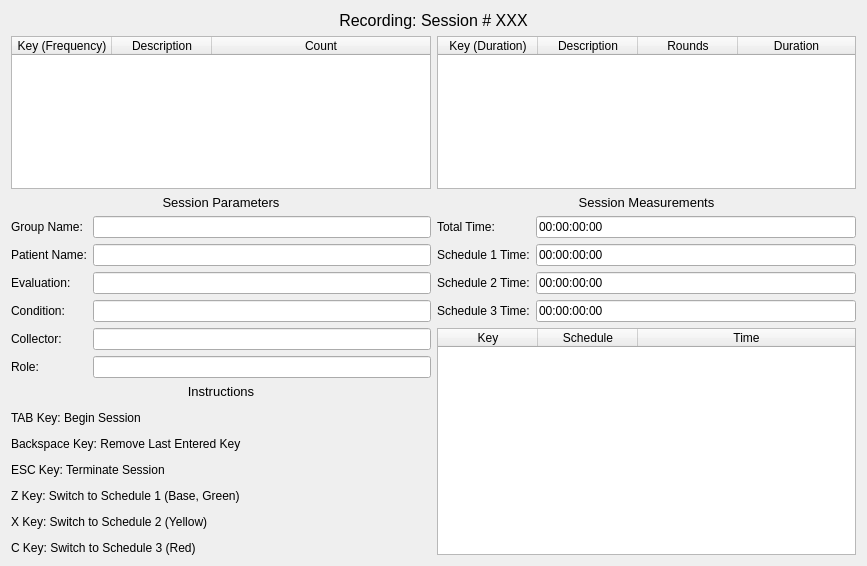
<?xml version="1.0" encoding="UTF-8"?>
<ui version="4.0">
 <class>RecordingWindow</class>
 <widget class="QDialog" name="RecordingWindow">
  <property name="geometry">
   <rect>
    <x>0</x>
    <y>0</y>
    <width>867</width>
    <height>566</height>
   </rect>
  </property>
  <property name="windowTitle">
   <string>Dialog</string>
  </property>
  <layout class="QVBoxLayout" name="verticalLayout_2">
   <item>
    <layout class="QVBoxLayout" name="layoutTop">
     <item>
      <widget class="QLabel" name="labelTitle">
       <property name="sizePolicy">
        <sizepolicy hsizetype="Preferred" vsizetype="Maximum">
         <horstretch>0</horstretch>
         <verstretch>0</verstretch>
        </sizepolicy>
       </property>
       <property name="text">
        <string>&lt;html&gt;&lt;head/&gt;&lt;body&gt;&lt;p align=&quot;center&quot;&gt;&lt;span style=&quot; font-size:12pt;&quot;&gt;Recording: Session # XXX&lt;/span&gt;&lt;/p&gt;&lt;/body&gt;&lt;/html&gt;</string>
       </property>
      </widget>
     </item>
     <item>
      <layout class="QHBoxLayout" name="horizontalTopLayout">
       <item>
        <layout class="QHBoxLayout" name="layoutSides">
         <item>
          <layout class="QVBoxLayout" name="panelLeft">
           <item>
            <widget class="QTableWidget" name="tableWidgetFrequency">
             <property name="focusPolicy">
              <enum>Qt::NoFocus</enum>
             </property>
             <property name="editTriggers">
              <set>QAbstractItemView::NoEditTriggers</set>
             </property>
             <property name="tabKeyNavigation">
              <bool>false</bool>
             </property>
             <property name="showDropIndicator" stdset="0">
              <bool>false</bool>
             </property>
             <property name="selectionMode">
              <enum>QAbstractItemView::NoSelection</enum>
             </property>
             <property name="selectionBehavior">
              <enum>QAbstractItemView::SelectRows</enum>
             </property>
             <property name="showGrid">
              <bool>false</bool>
             </property>
             <attribute name="horizontalHeaderStretchLastSection">
              <bool>true</bool>
             </attribute>
             <attribute name="verticalHeaderVisible">
              <bool>false</bool>
             </attribute>
             <column>
              <property name="text">
               <string>Key (Frequency)</string>
              </property>
             </column>
             <column>
              <property name="text">
               <string>Description</string>
              </property>
             </column>
             <column>
              <property name="text">
               <string>Count</string>
              </property>
             </column>
            </widget>
           </item>
          </layout>
         </item>
         <item>
          <layout class="QVBoxLayout" name="panelRight">
           <item>
            <widget class="QTableWidget" name="tableWidgetDuration">
             <property name="focusPolicy">
              <enum>Qt::NoFocus</enum>
             </property>
             <property name="editTriggers">
              <set>QAbstractItemView::NoEditTriggers</set>
             </property>
             <property name="tabKeyNavigation">
              <bool>false</bool>
             </property>
             <property name="showDropIndicator" stdset="0">
              <bool>false</bool>
             </property>
             <property name="selectionMode">
              <enum>QAbstractItemView::NoSelection</enum>
             </property>
             <property name="selectionBehavior">
              <enum>QAbstractItemView::SelectRows</enum>
             </property>
             <property name="showGrid">
              <bool>false</bool>
             </property>
             <attribute name="horizontalHeaderStretchLastSection">
              <bool>true</bool>
             </attribute>
             <attribute name="verticalHeaderVisible">
              <bool>false</bool>
             </attribute>
             <column>
              <property name="text">
               <string>Key (Duration)</string>
              </property>
             </column>
             <column>
              <property name="text">
               <string>Description</string>
              </property>
             </column>
             <column>
              <property name="text">
               <string>Rounds</string>
              </property>
             </column>
             <column>
              <property name="text">
               <string>Duration</string>
              </property>
             </column>
            </widget>
           </item>
          </layout>
         </item>
        </layout>
       </item>
      </layout>
     </item>
     <item>
      <layout class="QHBoxLayout" name="horizontalLayout">
       <item>
        <layout class="QVBoxLayout" name="panelLeftBottom">
         <item>
          <layout class="QFormLayout" name="layoutParameters">
           <item row="0" column="0" colspan="2">
            <widget class="QLabel" name="labelTitle_2">
             <property name="text">
              <string>&lt;html&gt;&lt;head/&gt;&lt;body&gt;&lt;p align=&quot;center&quot;&gt;&lt;span style=&quot; font-size:10pt;&quot;&gt;Session Parameters&lt;/span&gt;&lt;/p&gt;&lt;/body&gt;&lt;/html&gt;</string>
             </property>
            </widget>
           </item>
           <item row="1" column="0">
            <widget class="QLabel" name="labelGroup">
             <property name="text">
              <string>Group Name:</string>
             </property>
            </widget>
           </item>
           <item row="1" column="1">
            <widget class="QLineEdit" name="editGroup">
             <property name="enabled">
              <bool>true</bool>
             </property>
             <property name="mouseTracking">
              <bool>false</bool>
             </property>
             <property name="focusPolicy">
              <enum>Qt::NoFocus</enum>
             </property>
             <property name="readOnly">
              <bool>true</bool>
             </property>
            </widget>
           </item>
           <item row="2" column="0">
            <widget class="QLabel" name="labelPatient">
             <property name="text">
              <string>Patient Name:</string>
             </property>
            </widget>
           </item>
           <item row="2" column="1">
            <widget class="QLineEdit" name="editPatient">
             <property name="mouseTracking">
              <bool>false</bool>
             </property>
             <property name="focusPolicy">
              <enum>Qt::NoFocus</enum>
             </property>
             <property name="readOnly">
              <bool>true</bool>
             </property>
            </widget>
           </item>
           <item row="3" column="0">
            <widget class="QLabel" name="labelEvaluation">
             <property name="text">
              <string>Evaluation:</string>
             </property>
            </widget>
           </item>
           <item row="3" column="1">
            <widget class="QLineEdit" name="editEvaluation">
             <property name="mouseTracking">
              <bool>false</bool>
             </property>
             <property name="focusPolicy">
              <enum>Qt::NoFocus</enum>
             </property>
             <property name="readOnly">
              <bool>true</bool>
             </property>
            </widget>
           </item>
           <item row="4" column="0">
            <widget class="QLabel" name="labelCondition">
             <property name="text">
              <string>Condition:</string>
             </property>
            </widget>
           </item>
           <item row="4" column="1">
            <widget class="QLineEdit" name="editCondition">
             <property name="mouseTracking">
              <bool>false</bool>
             </property>
             <property name="focusPolicy">
              <enum>Qt::NoFocus</enum>
             </property>
             <property name="readOnly">
              <bool>true</bool>
             </property>
            </widget>
           </item>
           <item row="5" column="0">
            <widget class="QLabel" name="labelCollector">
             <property name="text">
              <string>Collector:</string>
             </property>
            </widget>
           </item>
           <item row="5" column="1">
            <widget class="QLineEdit" name="editCollector">
             <property name="mouseTracking">
              <bool>false</bool>
             </property>
             <property name="focusPolicy">
              <enum>Qt::NoFocus</enum>
             </property>
             <property name="readOnly">
              <bool>true</bool>
             </property>
            </widget>
           </item>
           <item row="7" column="0" colspan="2">
            <widget class="QLabel" name="label_6">
             <property name="text">
              <string>&lt;html&gt;&lt;head/&gt;&lt;body&gt;&lt;p align=&quot;center&quot;&gt;&lt;span style=&quot; font-size:10pt;&quot;&gt;Instructions&lt;/span&gt;&lt;/p&gt;&lt;p&gt;TAB Key: Begin Session&lt;/p&gt;&lt;p&gt;Backspace Key: Remove Last Entered Key&lt;/p&gt;&lt;p&gt;ESC Key: Terminate Session&lt;/p&gt;&lt;p&gt;Z Key: Switch to Schedule 1 (Base, Green)&lt;/p&gt;&lt;p&gt;X Key: Switch to Schedule 2 (Yellow)&lt;/p&gt;&lt;p&gt;C Key: Switch to Schedule 3 (Red)&lt;/p&gt;&lt;/body&gt;&lt;/html&gt;</string>
             </property>
            </widget>
           </item>
           <item row="6" column="0">
            <widget class="QLabel" name="label_7">
             <property name="text">
              <string>Role:</string>
             </property>
            </widget>
           </item>
           <item row="6" column="1">
            <widget class="QLineEdit" name="editPrimary">
             <property name="mouseTracking">
              <bool>false</bool>
             </property>
             <property name="focusPolicy">
              <enum>Qt::NoFocus</enum>
             </property>
             <property name="readOnly">
              <bool>true</bool>
             </property>
            </widget>
           </item>
          </layout>
         </item>
        </layout>
       </item>
       <item>
        <layout class="QVBoxLayout" name="panelRightBottom">
         <item>
          <layout class="QFormLayout" name="layoutDurations">
           <property name="verticalSpacing">
            <number>6</number>
           </property>
           <item row="0" column="0" colspan="2">
            <widget class="QLabel" name="label_4">
             <property name="text">
              <string>&lt;html&gt;&lt;head/&gt;&lt;body&gt;&lt;p align=&quot;center&quot;&gt;&lt;span style=&quot; font-size:10pt;&quot;&gt;Session Measurements&lt;/span&gt;&lt;/p&gt;&lt;/body&gt;&lt;/html&gt;</string>
             </property>
            </widget>
           </item>
           <item row="1" column="0">
            <widget class="QLabel" name="label">
             <property name="text">
              <string>Total Time:</string>
             </property>
            </widget>
           </item>
           <item row="1" column="1">
            <widget class="QLineEdit" name="editTimerBase">
             <property name="mouseTracking">
              <bool>false</bool>
             </property>
             <property name="focusPolicy">
              <enum>Qt::NoFocus</enum>
             </property>
             <property name="text">
              <string>00:00:00:00</string>
             </property>
             <property name="readOnly">
              <bool>true</bool>
             </property>
            </widget>
           </item>
           <item row="2" column="0">
            <widget class="QLabel" name="label_2">
             <property name="text">
              <string>Schedule 1 Time:</string>
             </property>
            </widget>
           </item>
           <item row="2" column="1">
            <widget class="QLineEdit" name="editTimerOne">
             <property name="mouseTracking">
              <bool>false</bool>
             </property>
             <property name="focusPolicy">
              <enum>Qt::NoFocus</enum>
             </property>
             <property name="styleSheet">
              <string notr="true"/>
             </property>
             <property name="text">
              <string>00:00:00:00</string>
             </property>
             <property name="readOnly">
              <bool>true</bool>
             </property>
            </widget>
           </item>
           <item row="3" column="0">
            <widget class="QLabel" name="label_3">
             <property name="text">
              <string>Schedule 2 Time:</string>
             </property>
            </widget>
           </item>
           <item row="3" column="1">
            <widget class="QLineEdit" name="editTimerTwo">
             <property name="mouseTracking">
              <bool>false</bool>
             </property>
             <property name="focusPolicy">
              <enum>Qt::NoFocus</enum>
             </property>
             <property name="text">
              <string>00:00:00:00</string>
             </property>
             <property name="readOnly">
              <bool>true</bool>
             </property>
            </widget>
           </item>
           <item row="4" column="0">
            <widget class="QLabel" name="label_5">
             <property name="text">
              <string>Schedule 3 Time:</string>
             </property>
            </widget>
           </item>
           <item row="4" column="1">
            <widget class="QLineEdit" name="editTimerThree">
             <property name="mouseTracking">
              <bool>false</bool>
             </property>
             <property name="focusPolicy">
              <enum>Qt::NoFocus</enum>
             </property>
             <property name="text">
              <string>00:00:00:00</string>
             </property>
             <property name="readOnly">
              <bool>true</bool>
             </property>
            </widget>
           </item>
          </layout>
         </item>
         <item>
          <widget class="QTableWidget" name="tableWidgetLog">
           <property name="sizePolicy">
            <sizepolicy hsizetype="Expanding" vsizetype="MinimumExpanding">
             <horstretch>0</horstretch>
             <verstretch>0</verstretch>
            </sizepolicy>
           </property>
           <property name="focusPolicy">
            <enum>Qt::NoFocus</enum>
           </property>
           <property name="editTriggers">
            <set>QAbstractItemView::NoEditTriggers</set>
           </property>
           <property name="tabKeyNavigation">
            <bool>false</bool>
           </property>
           <property name="showDropIndicator" stdset="0">
            <bool>false</bool>
           </property>
           <property name="alternatingRowColors">
            <bool>true</bool>
           </property>
           <property name="selectionMode">
            <enum>QAbstractItemView::NoSelection</enum>
           </property>
           <property name="selectionBehavior">
            <enum>QAbstractItemView::SelectRows</enum>
           </property>
           <property name="showGrid">
            <bool>false</bool>
           </property>
           <attribute name="horizontalHeaderStretchLastSection">
            <bool>true</bool>
           </attribute>
           <attribute name="verticalHeaderVisible">
            <bool>false</bool>
           </attribute>
           <column>
            <property name="text">
             <string>Key</string>
            </property>
           </column>
           <column>
            <property name="text">
             <string>Schedule</string>
            </property>
           </column>
           <column>
            <property name="text">
             <string>Time</string>
            </property>
           </column>
          </widget>
         </item>
        </layout>
       </item>
      </layout>
     </item>
    </layout>
   </item>
  </layout>
 </widget>
 <resources/>
 <connections/>
</ui>
